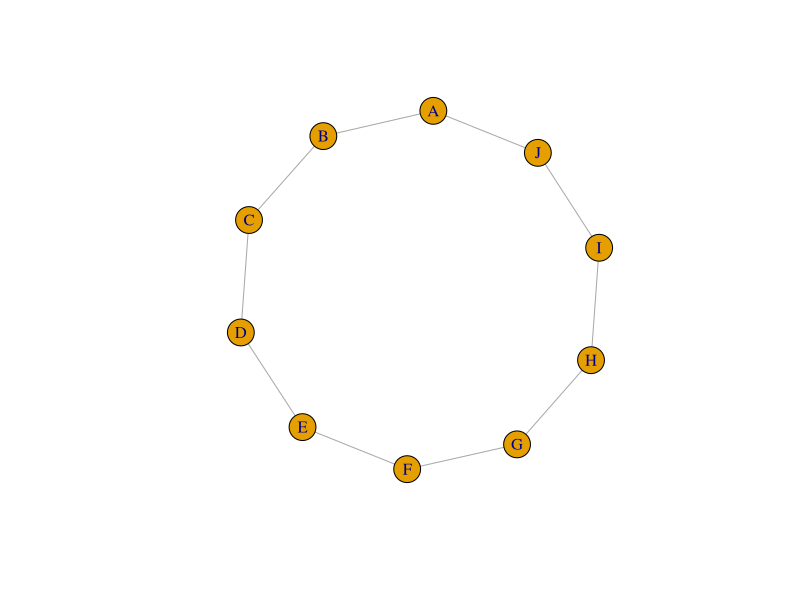
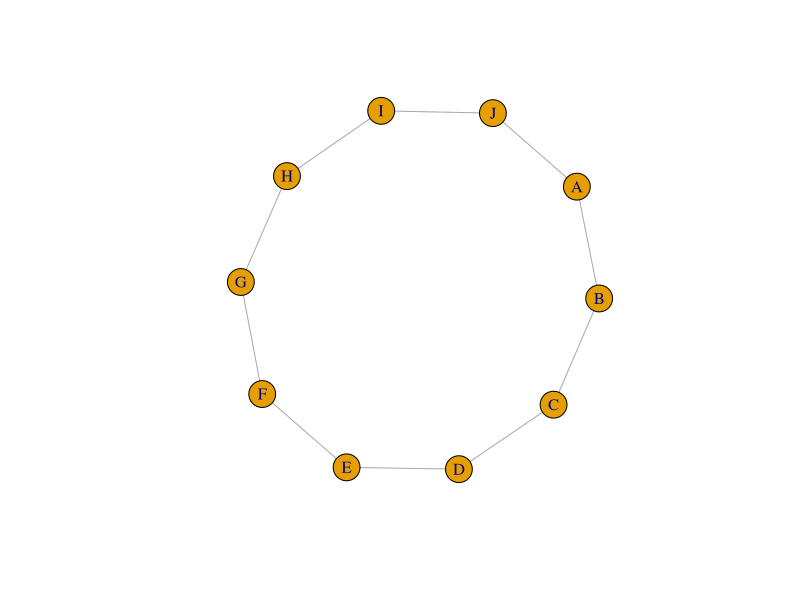
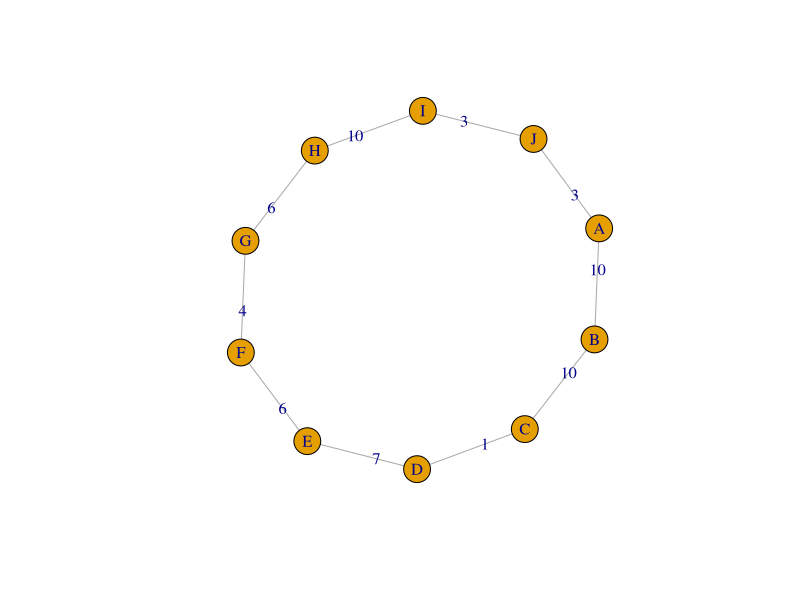
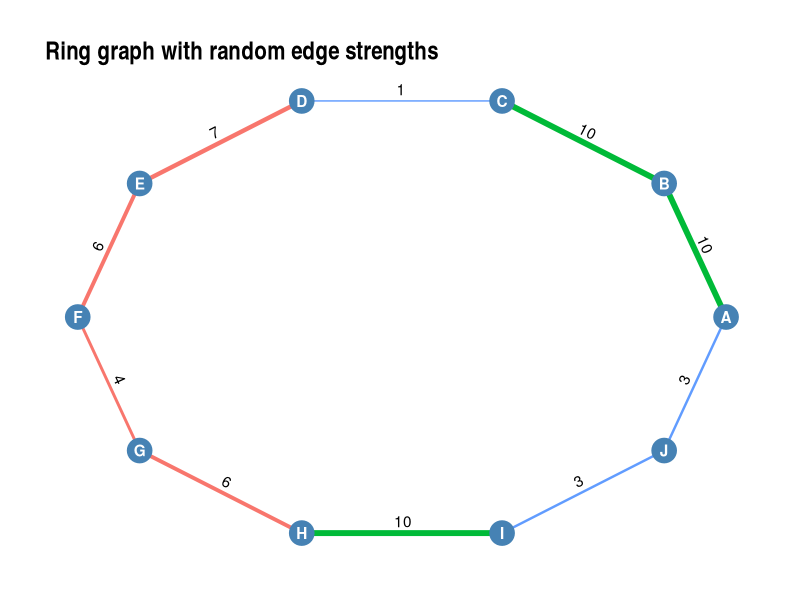
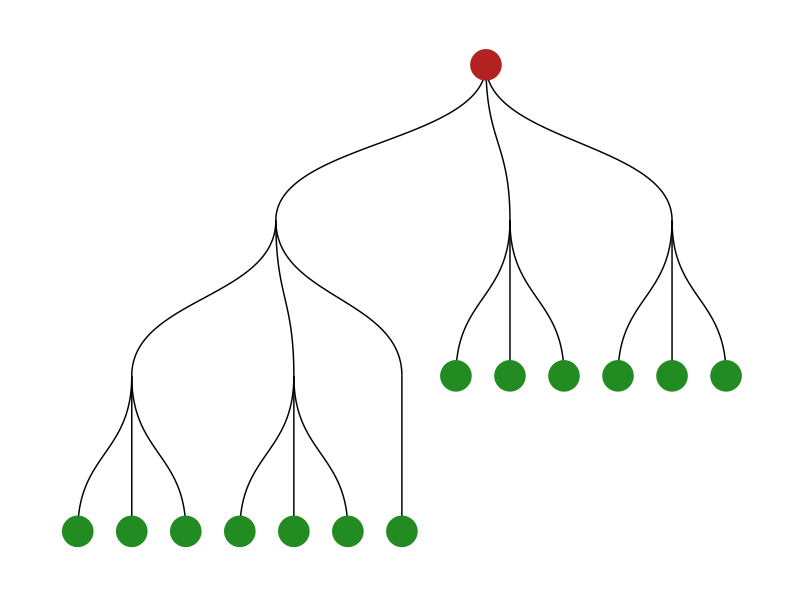
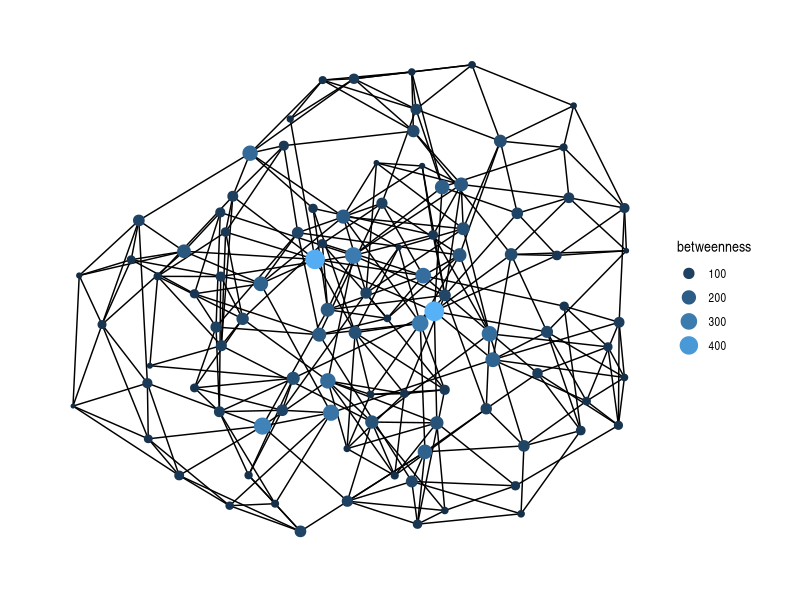
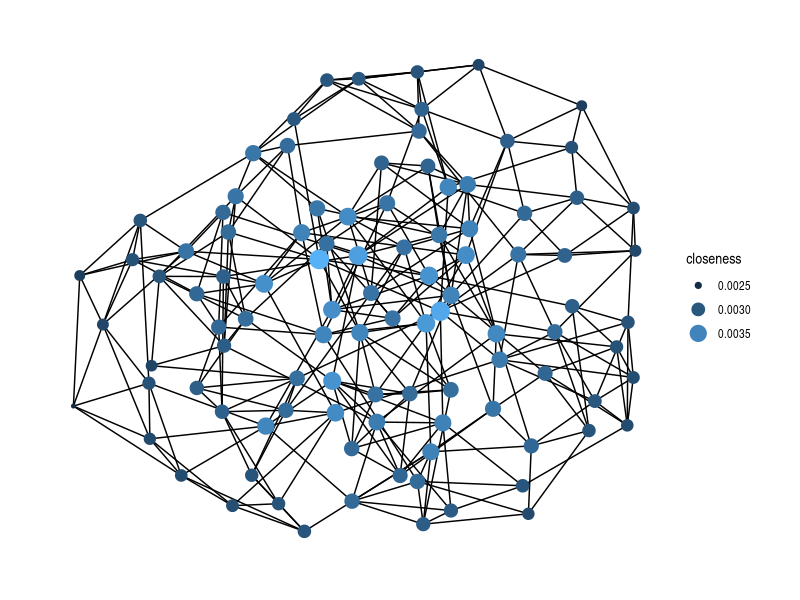

R code for these plots, in order:
#-------------------------------------------------------------------------------
#
# tidygraph: integrates graphs (igraph objects) into the tidyverse environment
#            simplifies many types of graph-related operations
#
# ggraph:    extends ggplot2 for graph analysis
#
# tidy data
# Relational data cannot in any meaningful way be encoded as a single tidy 
# data frame. On the other hand, both node and edge data fit very well within 
# the tidy concept as each node and edge is, in a sense, a single observation. 
# Thus, a close approximation of tidyness for relational data is two 
# tidy data frames, one describing node data and one describing edge data.
#
#
library(igraph)
library(tidyverse)
library(tidygraph)
library(ggraph)
rm(list=ls())
#
#-------------------------------------------------------------------------------
#
# create a simple graph of a given type

ring10 <- create_ring(10)
# Give nodes simple labels
V(ring10)$name <- LETTERS[1:10] # LETTERS is a {base} function
ring10
plot(ring10)

# Assign random strength to each edge
set.seed(123456)
E(ring10)$strength <- sample(1:10,size = ecount(ring10),replace = TRUE)

# extract tables for nodes and edges:
# 
ring10 %>% activate(nodes) %>% as_tibble()
ring10 %>% activate(edges) %>% as_tibble()

# alternatively:
ring10_tbl <- as_tbl_graph(ring10)
ring10_tbl
ring10_tbl %>% activate(nodes) %>% as_tibble()
ring10_tbl %>% activate(edges) %>% as_tibble()

# use the activate() function within a dplyr/tidyverse pipeline
ring10 <- ring10 %>%
  # Work with the edge table
  activate(edges) %>%
  mutate(
    strength_class = case_when(
      strength <= 3 ~ "Weak",
      strength <= 7 ~ "Moderate",
      strength >  7 ~ "Strong")) %>% 
  mutate(strength_class = as.factor(strength_class))

# update tbl_graph object or perform the above on the tbl_graph object
ring10_tbl <- as_tbl_graph(ring10)


# plot the graph
plot(ring10)
plot(ring10, edge.label = E(ring10)$strength)

# use ggraph
ggraph(ring10_tbl, layout = "circle") +
  geom_edge_link(
    aes(width = strength,label = strength,colour = strength_class),
    label_colour = "black",label_dodge = unit(3, "mm"),
    angle_calc = "along",
    show.legend = FALSE) +
  geom_node_point(size = 8,colour = "steelblue") +
  geom_node_text(aes(label = name),colour = "white",
    fontface = "bold") +
  scale_edge_width(range = c(0.5, 2)) +
  theme_graph() +
  labs(title = "Ring graph with random edge strengths")

#
#-------------------------------------------------------------------------------
#
# advanced graph / tidyverse integration
#
# .N() accesses the node table while the edge table is active
# .E() provides access to the edge table while nodes are active

# Mark node as important, if at least one adjacent edge is classified as Strong
ring10 <- ring10 %>%
  activate(nodes) %>% # we are going to assign new value to nodes
  mutate(
    Important = if_else(
      row_number() %in% c(
        .E()$from[.E()$strength_class == "Strong"], # .. based on 'from' edge information
        .E()$to[.E()$strength_class == "Strong"]),  # .. based on 'to' edge information
      "Yes","No")) # the “at least one match” logic is built into %in%., no need to use any()

# Display the resulting node table
ring10 %>%
  activate(nodes) %>%
  as_tibble()

#
#-------------------------------------------------------------------------------
#
# create and plot a tree graph
?create_tree
create_tree(20, 3) %>% 
  mutate(leaf = node_is_leaf(), root = node_is_root()) %>% 
  ggraph(layout = 'tree') +
  geom_edge_diagonal() +
  geom_node_point(aes(filter = leaf), colour = 'forestgreen', size = 10) +
  geom_node_point(aes(filter = root), colour = 'firebrick', size = 10) +
  theme_graph()
#
#-------------------------------------------------------------------------------
#
# evaluate centrality on a sample graph
?play_smallworld
# play_smallworld(n_dim,dim_size,order,p_rewire,loops = FALSE,multiple = FALSE)

set.seed(123456789)
SW <- tidygraph::play_smallworld(
  n_dim = 1,       # one-dimensional starting lattice
  dim_size = 100,  # 100 nodes
  order = 3,       # connect to 3 nearest neighbours on each side
  p_rewire = 0.1)  # rewire edges with probability 0.1
SW

# betwenness centrality 
SW %>% 
  activate(nodes) %>% 
  mutate(betweenness = centrality_betweenness()) %>% 
  ggraph(layout = 'kk') + 
  geom_edge_link() + 
  geom_node_point(aes(size = betweenness, colour = betweenness)) + 
  scale_color_continuous(guide = 'legend') + 
  theme_graph()

# closeness centrality 
SW %>% 
  activate(nodes) %>% 
  mutate(closeness = centrality_closeness()) %>% 
  ggraph(layout = 'kk') + 
  geom_edge_link() + 
  geom_node_point(aes(size = closeness, colour = closeness)) + 
  scale_color_continuous(guide = 'legend') + 
  theme_graph()

# we can save betweenness to the SW object:

SW <- SW %>%
  activate(nodes) %>%
  mutate(betweenness = centrality_betweenness())

SW %>% activate(nodes) %>% as_tibble()
#
#-------------------------------------------------------------------------------
